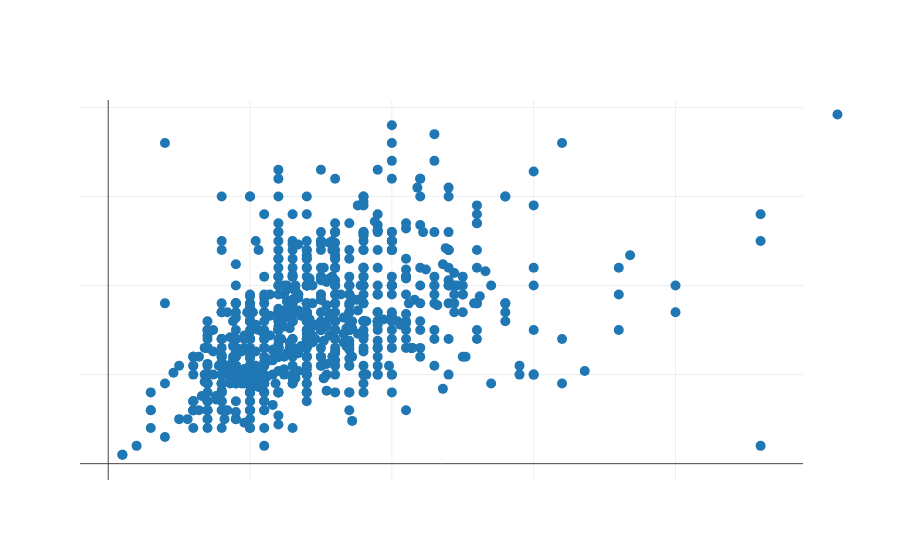

The notebook cell saved with this chart:
### Code cell
t1 = go.Scatter(
    x = data["Defense"],
    y = data["Attack"],
    mode='markers',
    marker=dict(
        size=10
    ),
    text=data["Name"]
)
dat = [t1]
layout = go.Layout(
  showlegend = True,
  font=dict(family='Courier New, monospace', size=10, color='#ffffff'),
  title="Scatter plot of Defense vs Attack with Speed as colorscale",
    xaxis = dict(showgrid = True),yaxis = dict(showgrid = True)
)
fig = go.Figure(data=dat, layout=layout)
iplot(fig, filename = "Scatterplot")

### Figure 1 — Plotly figure (JSON) as saved in the notebook; plotly's stock layout.template omitted (floating-point values rounded to 4 significant figures; data arrays with more than 128 entries replaced by an {"elided": "..."} marker saying what was removed)
{"data": [{"marker": {"size": 10}, "mode": "markers", "text": {"elided": "800 str values"}, "type": "scatter", "uid": "5bf30d4f-b07a-4588-b47b-695d5d2f7122", "x": {"elided": "800 int values"}, "y": {"elided": "800 int values"}}], "layout": {"font": {"color": "#ffffff", "family": "Courier New, monospace", "size": 10}, "showlegend": true, "title": {"text": "Scatter plot of Defense vs Attack with Speed as colorscale"}, "xaxis": {"showgrid": true}, "yaxis": {"showgrid": true}}}
